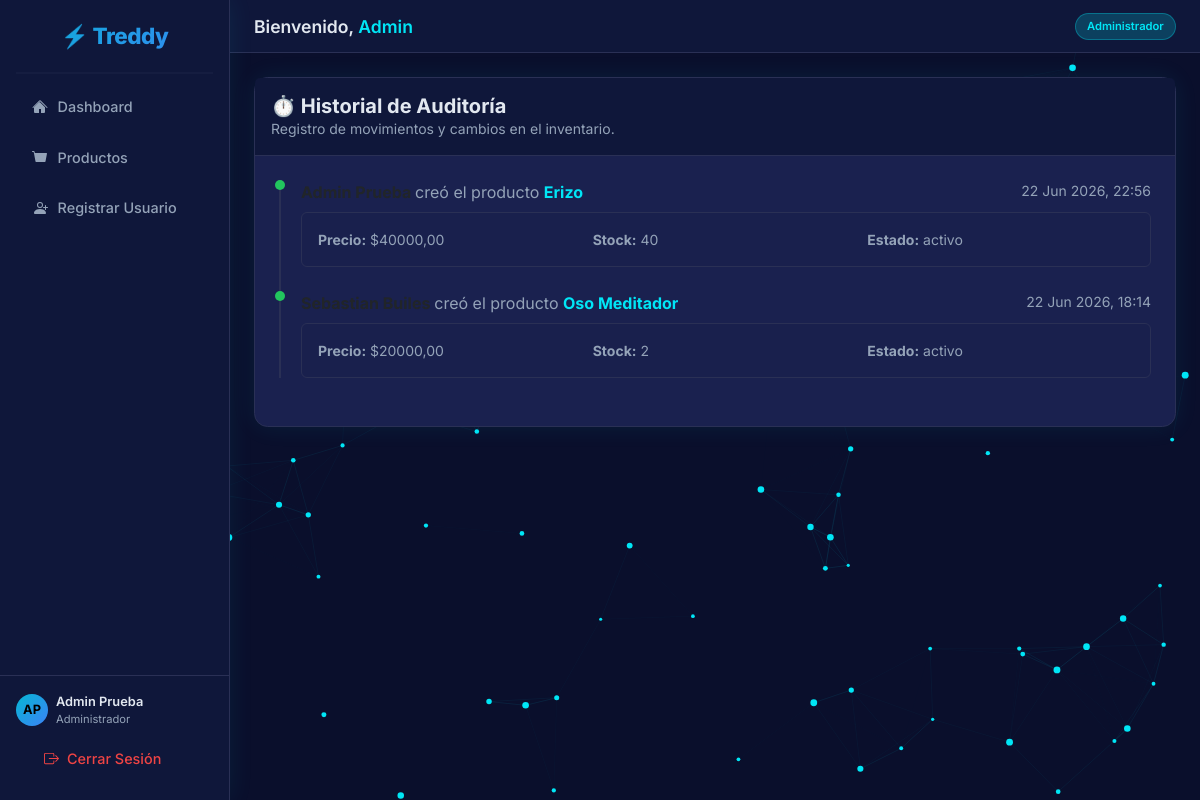
The page /productos/historial/ (signed in) on the database its author committed.
### usuarios/models.py (models this page shows, shortened)
class Usuario(AbstractUser):
    ROLES = (
        ('Administrador', 'Administrador'),
        ('Vendedor', 'Vendedor'),
        ('Cliente', 'Cliente'),
    )
    ESTADOS = (
        ('Activo', 'Activo'),
        ('Inactivo', 'Inactivo'),
        ('Pendiente', 'Pendiente'),
    )
    email = models.EmailField(unique=True, max_length=150)
    telefono = models.CharField(
        max_length=20,
        blank=True,
        null=True,
        validators=[RegexValidator(r'^\+?1?\d{9,15}$', 'El número de teléfono debe ingresarse en el formato: "+999999999". Hasta 15 dígitos permitidos.')]
    )
    tipo_usuario = models.CharField(max_length=20, choices=ROLES, default='Cliente')
    estado = models.CharField(max_length=20, choices=ESTADOS, default='Pendiente')
    USERNAME_FIELD = 'email'
    REQUIRED_FIELDS = ['username', 'first_name', 'last_name']

### productos/models.py (models this page shows, shortened)
class HistorialProducto(models.Model):
    ACCIONES = (
        ('creacion', 'Creación'),
        ('actualizacion', 'Actualización'),
        ('eliminacion', 'Eliminación'),
    )
    producto = models.ForeignKey(Producto, on_delete=models.CASCADE, related_name='historial')
    nombre = models.CharField(max_length=150, blank=True, null=True)
    precio_base = models.DecimalField(max_digits=10, decimal_places=2, blank=True, null=True)
    stock = models.IntegerField(blank=True, null=True)
    estado = models.CharField(max_length=20, blank=True, null=True)
    fecha = models.DateTimeField(auto_now_add=True)
    accion = models.CharField(max_length=20, choices=ACCIONES)
    usuario = models.ForeignKey(settings.AUTH_USER_MODEL, on_delete=models.SET_NULL, null=True)

### productos/views.py (the view)
# urls.py: path('historial/', views.historial_list, name='historial_list'),
@login_required
def historial_list(request):
    if getattr(request.user, 'tipo_usuario', '') != 'Administrador':
        return redirect('productos_list')
    historial = HistorialProducto.objects.all().order_by('-fecha')
    if request.headers.get('X-Requested-With') == 'XMLHttpRequest':
        return render(request, 'productos/partials/historial_list.html', {'historial': historial})
    return render(request, 'productos/historial_list.html', {'historial': historial})

### templates/productos/historial_list.html (shortened to what this page needs)
{% extends 'base.html' %}
{% block content %}
    {% include 'productos/partials/historial_list.html' %}
{% endblock %}

### templates/base.html (shortened to what this page needs)
<!DOCTYPE html>
<html lang="es-co">
<head>
    {% load static %}
    <link rel="stylesheet" href="{% static 'css/bootstrap.min.css' %}">
    <link rel="stylesheet" href="{% static 'css/vendor/sweetalert2.min.css' %}">
    <link rel="stylesheet" href="{% static 'css/vendor/nprogress.min.css' %}">
    <link rel="stylesheet" href="{% static 'css/custom.css' %}">
</head>
<body>
<div class="d-flex" style="min-height:100vh;">
    <nav class="sidebar d-flex flex-column" style="width:230px; min-width:230px; min-height:100vh; position:sticky; top:0;">
        <a class="sidebar-brand" href="{% url 'dashboard' %}">⚡ Treddy</a>
        <hr class="border-bottom mx-3 my-0">
        <ul class="nav flex-column flex-grow-1 mt-2 px-1">
            <li class="nav-item">
                <a class="nav-link spa-link" href="#" data-url="{% url 'dashboard' %}">
                    <svg width="16" height="16" fill="currentColor" viewBox="0 0 16 16"><path d="M8 3.293l5 5V13a1 1 0 0 1-1 1H9v-4H7v4H3a1 1 0 0 1-1-1V8.293l5-5z"/><path d="M7.293 1.5a1 1 0 0 1 1.414 0l6.647 6.646a.5.5 0 0 1-.708.708L8 2.207 1.354 8.854a.5.5 0 1 1-.708-.708L7.293 1.5z"/></svg>
                    Dashboard
                </a>
            </li>
            <li class="nav-item">
                <a class="nav-link spa-link" href="#" data-url="{% url 'productos_list' %}">
                    <svg width="16" height="16" fill="currentColor" viewBox="0 0 16 16"><path d="M0 1.5A.5.5 0 0 1 .5 1H2a.5.5 0 0 1 .485.379L2.89 3H14.5a.5.5 0 0 1 .491.592l-1.5 8A.5.5 0 0 1 13 12H4a.5.5 0 0 1-.491-.408L2.01 3.607 1.61 2H.5a.5.5 0 0 1-.5-.5z"/></svg>
                    Productos
                </a>
            </li>
            {% if user.tipo_usuario == 'Administrador' %}
            <li class="nav-item">
                <a class="nav-link spa-link" href="#" data-url="{% url 'registro' %}">
                    <svg width="16" height="16" fill="currentColor" viewBox="0 0 16 16"><path d="M8 8a3 3 0 1 0 0-6 3 3 0 0 0 0 6m2-3a2 2 0 1 1-4 0 2 2 0 0 1 4 0m4 8c0 1-1 1-1 1H3s-1 0-1-1 1-4 6-4 6 3 6 4"/><path d="M13.5 5a.5.5 0 0 1 .5.5V7h1.5a.5.5 0 0 1 0 1H14v1.5a.5.5 0 0 1-1 0V8h-1.5a.5.5 0 0 1 0-1H13V5.5a.5.5 0 0 1 .5-.5"/></svg>
                    Registrar Usuario
                </a>
            </li>
            {% endif %}
        </ul>
        <div class="px-3 py-3 border-top" style="border-color: var(--treddy-border) !important;">
            <div class="d-flex align-items-center gap-2 mb-2">
                <div style="width:32px;height:32px;border-radius:50%;background:var(--treddy-grad);display:flex;align-items:center;justify-content:center;font-weight:700;color:#000;font-size:0.8rem;flex-shrink:0;">
                    {{ user.first_name|slice:":1"|upper }}{{ user.last_name|slice:":1"|upper }}
                </div>
                <div style="overflow:hidden;">
                    <div style="font-size:0.8rem;font-weight:600;color:var(--treddy-text);white-space:nowrap;overflow:hidden;text-overflow:ellipsis;">
                        {{ user.first_name }} {{ user.last_name }}
                    </div>
                    <div style="font-size:0.7rem;color:var(--treddy-muted);">{{ user.tipo_usuario }}</div>
                </div>
            </div>
            <a class="nav-link text-danger d-flex align-items-center gap-2" href="{% url 'logout' %}">
                Cerrar Sesión
            </a>
        </div>
    </nav>
    <main class="flex-grow-1" style="overflow-x:hidden;">
        <div class="topbar d-flex justify-content-between align-items-center">
            <h1 class="mb-0">
                Bienvenido, <span style="color:var(--treddy-cyan);">{{ user.first_name }}</span>
            </h1>
            <span class="badge-role">{{ user.tipo_usuario }}</span>
        </div>
        <div id="spa-container" class="p-4">
            {% block content %}{% endblock %}
        </div>
    </main>
</div>
</body>
</html>

### templates/productos/partials/historial_list.html (shortened to what this page needs)
<div class="card border-0 shadow-sm">
    <div class="card-header bg-white border-bottom py-3">
        <h5 class="mb-0 fw-bold">⏱️ Historial de Auditoría</h5>
        <p class="text-muted mb-0 small">Registro de movimientos y cambios en el inventario.</p>
    </div>
    <div class="card-body p-4">
        {% if historial %}
        <div class="timeline" style="position: relative; padding-left: 20px; border-left: 2px solid var(--treddy-border);">
            {% for entry in historial %}
            <div class="timeline-item mb-4" style="position: relative;">
                <div class="timeline-dot" style="position: absolute; left: -26px; top: 0; width: 10px; height: 10px; background-color: {% if entry.accion == 'creacion' %}#22c55e{% elif entry.accion == 'actualizacion' %}#3b82f6{% else %}#ef4444{% endif %}; border-radius: 50%;"></div>
                <div class="d-flex justify-content-between">
                    <div class="fw-bold text-dark">
                        {{ entry.usuario.get_full_name|default:entry.usuario.email }}
                        <span class="text-muted fw-normal">
                            {% if entry.accion == 'creacion' %}
                                creó el producto
                            {% elif entry.accion == 'actualizacion' %}
                                actualizó el producto
                            {% else %}
                                eliminó el producto
                            {% endif %}
                        </span>
                        <span class="text-primary">{{ entry.nombre }}</span>
                    </div>
                    <div class="text-muted small">{{ entry.fecha|date:"d M Y, H:i" }}</div>
                </div>
                {% if entry.accion != 'eliminacion' %}
                <div class="mt-2 p-3 rounded" style="background: rgba(0,0,0,0.02); border: 1px solid var(--treddy-border);">
                    <div class="row g-2 text-muted small">
                        <div class="col-4"><strong>Precio:</strong> ${{ entry.precio_base|default:"0" }}</div>
                        <div class="col-4"><strong>Stock:</strong> {{ entry.stock|default:"0" }}</div>
                        <div class="col-4"><strong>Estado:</strong> {{ entry.estado|default:"N/A" }}</div>
                    </div>
                </div>
                {% endif %}
            </div>
            {% endfor %}
        </div>
        {% else %}
        <div class="text-center py-5 text-muted">
            <div style="font-size:3rem; opacity:0.5; margin-bottom:1rem;">📭</div>
            <p>No hay registros en el historial de auditoría.</p>
        </div>
        {% endif %}
    </div>
</div>

### static/css/custom.css (style rules this page uses)
:root { --treddy-bg: #0A0F2C; --treddy-panel: #0F173A; --treddy-card: #1a214f; --treddy-border: #2a3055; --treddy-cyan: #00E6F6; --treddy-cyan-dim: rgba(0, 230, 246, 0.20); --treddy-text: #e2e8f0; --treddy-muted: #94a3b8; --treddy-grad: linear-gradient(135deg, #06b6d4, #3b82f6); --treddy-radius: 0.85rem; --treddy-shadow: 0 0 24px rgba(0, 230, 246, 0.08); --bs-body-bg: var(--treddy-bg); --bs-body-color: var(--treddy-text); --bs-primary: #06b6d4; --bs-primary-rgb: 6, 182, 212; --bs-border-color: var(--treddy-border); --bs-card-bg: var(--treddy-card); --bs-font-sans-serif: 'Inter', Arial, Helvetica, sans-serif; }
*, *::before, *::after { box-sizing: border-box; }
body { background-color: var(--treddy-bg) !important; color: var(--treddy-text) !important; font-family: var(--bs-font-sans-serif) !important; }
.sidebar { background: var(--treddy-panel) !important; border-right: 1px solid var(--treddy-border) !important; box-shadow: var(--treddy-shadow) !important; }
.sidebar-brand { font-size: 1.4rem; font-weight: 800; letter-spacing: -0.5px; background: var(--treddy-grad); -webkit-background-clip: text; -webkit-text-fill-color: transparent; background-clip: text; padding: 1.2rem 1rem; display: block; text-align: center; }
.sidebar .nav-link { color: var(--treddy-muted) !important; padding: 0.75rem 1.25rem; border-radius: 0.6rem; margin: 0.15rem 0.5rem; font-size: 0.9rem; font-weight: 500; transition: all 0.2s ease; display: flex; align-items: center; gap: 0.6rem; text-decoration: none !important; }
.sidebar .nav-link.text-danger { color: #ef4444 !important; }
.topbar { background: var(--treddy-panel); border-bottom: 1px solid var(--treddy-border); padding: 0.8rem 1.5rem; }
.topbar h1 { font-size: 1.1rem; font-weight: 600; color: var(--treddy-text); }
.topbar .badge-role { font-size: 0.7rem; background: var(--treddy-cyan-dim); color: var(--treddy-cyan); border: 1px solid rgba(0, 230, 246, 0.3); padding: 0.25rem 0.7rem; border-radius: 50px; font-weight: 600; }
.card { background: var(--treddy-card) !important; border: 1px solid var(--treddy-border) !important; border-radius: var(--treddy-radius) !important; color: var(--treddy-text) !important; box-shadow: var(--treddy-shadow) !important; transition: transform 0.2s ease, box-shadow 0.2s ease !important; }
.card-header { background: var(--treddy-panel) !important; border-bottom: 1px solid var(--treddy-border) !important; color: var(--treddy-text) !important; }
.text-muted { color: var(--treddy-muted) !important; }
.text-danger { color: #fca5a5 !important; }
.text-primary { color: var(--treddy-cyan) !important; }
.border-bottom { border-color: var(--treddy-border) !important; }

### rows shown on the page
Usuario: first_name "A", last_name "P", first_name "Admin", last_name "Prueba", tipo_usuario "Administrador"
HistorialProducto: usuario.get_full_name "Admin Prueba", accion "creó el producto", nombre "Erizo", fecha "22 Jun 2026, 22:56", precio_base "40000,00", stock "40", estado "activo"
HistorialProducto: accion "creó el producto", nombre "Oso Meditador", fecha "22 Jun 2026, 18:14", precio_base "20000,00", stock "2", estado "activo"
